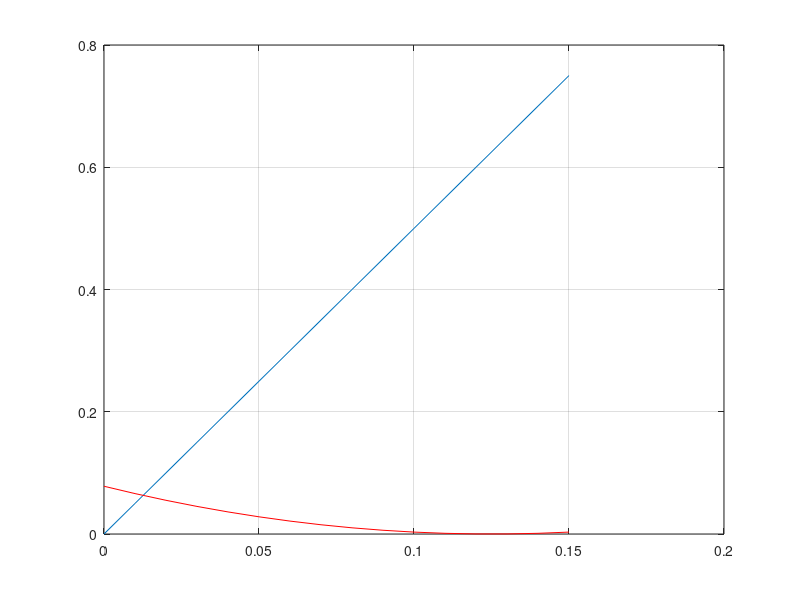

This figure's MATLAB source: (Note: this script raises an error after producing the figure.)
% t = linspace(0, 1);
% F = optimizef(t);
% plot(t,F,'LineWidth',2)
% hold on
% plot([x_min,x_min],[-2,8],'g--');
% plot([x_max,x_max],[-2,8],'g--');
% legend('bill(x)','discomfort(x)')
% xlabel({'x';'Tradeoff region between the green lines'})

current_clearing_price = 5;     % unit in taka
desired_demand = 1.500 * 5/60;  % unit in kWh

x_min = 0.05;
x_max = 0.15;

k = 5;

x = 0:0.01:0.15;
f1 = current_clearing_price*x;
f2 = k*(x-desired_demand).^2;
plot(x,f1);
hold on;
plot(x,f2,'r');
grid on;

opt_Function = @(x)[current_clearing_price*x; k*(x-desired_demand)^2];
numberOfVars = 1;
[x, fval] = gamu

goal = [current_clearing_price*x_min, 0];
weight = [1,0];
x0 = 0.1;
x = fgoalattain(opt_Function, x0, goal, weight, [], [], [], [], x_min, x_max)
% plot([x,x], [-2,8], 'r-')
% x = particleswarm(opt_Function, 2)
%x = fmincon(opt_Function, x0, [], [], [], [], x_min, x_max)
